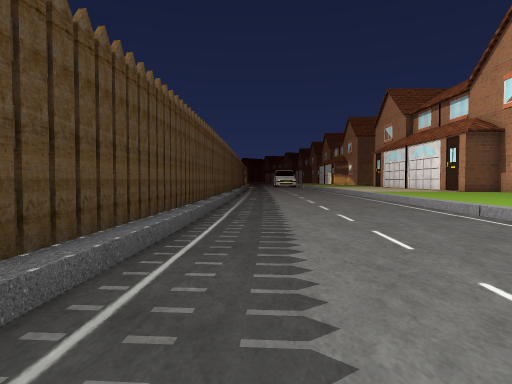
View 1 (above)

19 first-person views from a walk through a scene from a Unity 3-D project. The camera is 1.5 m above the floor, tilts 2° down and sees 75° across. Doors are open. The floor is counted in squares, 2 m on a side. Each view is taken from the middle of a square. On the plan, view 1 faces up. The plan holds only what a view shows up to about 11 squares ahead; the rest is blank. The place goes on beyond the plan. The player character is not drawn. Some animated figures are left out. Some surface patterns are stand-ins.

View 2
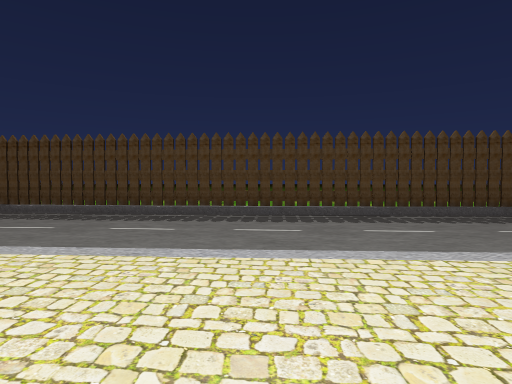

View 3
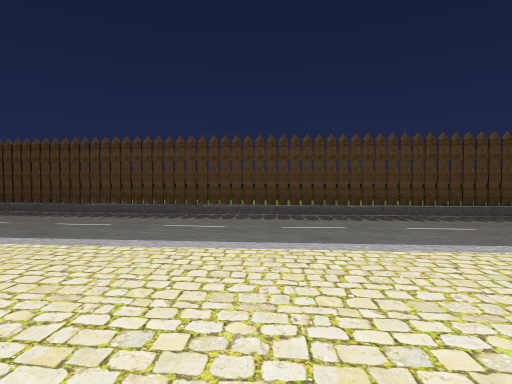

View 4
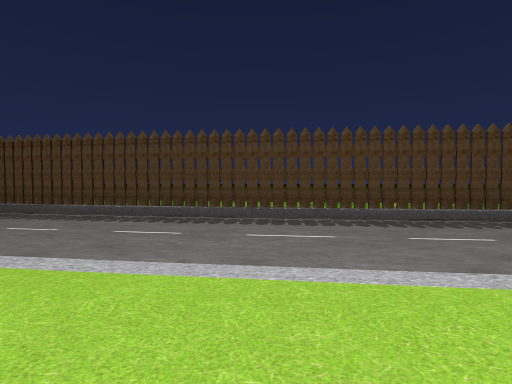

View 5
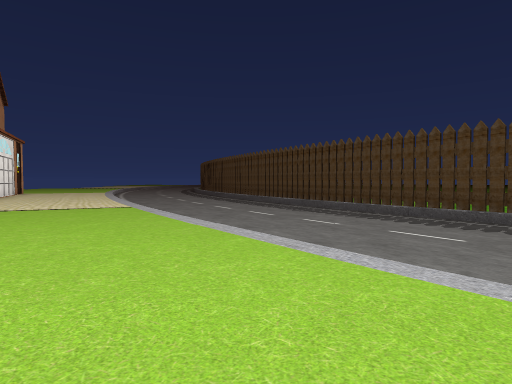

View 6
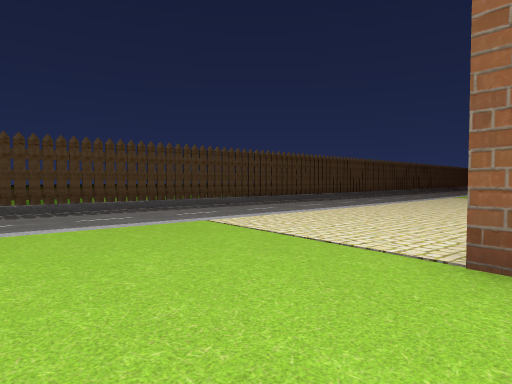

View 7
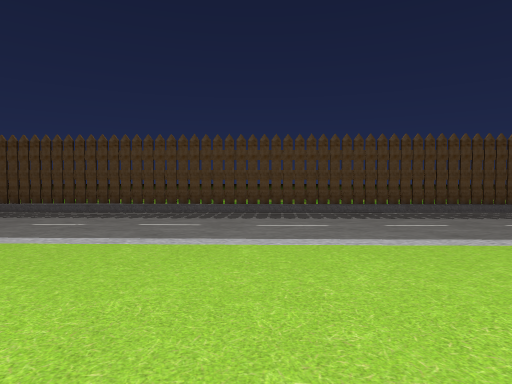

View 8
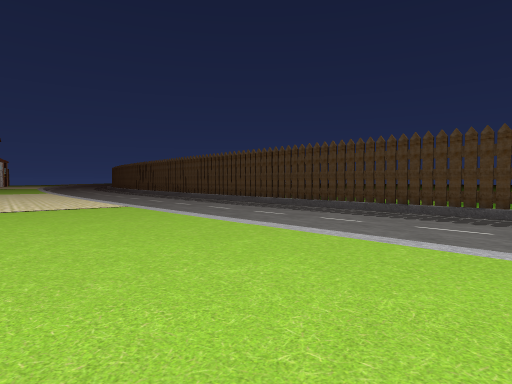

View 9
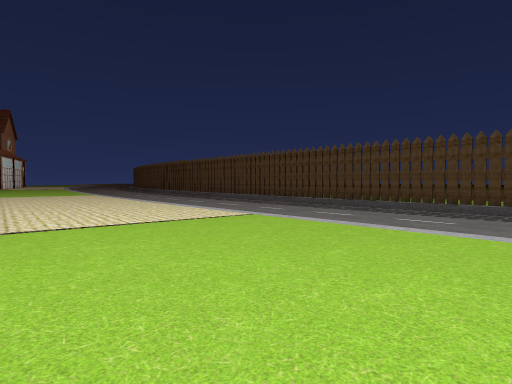

View 10
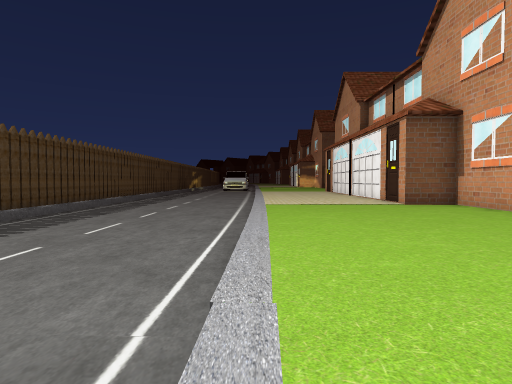

View 11
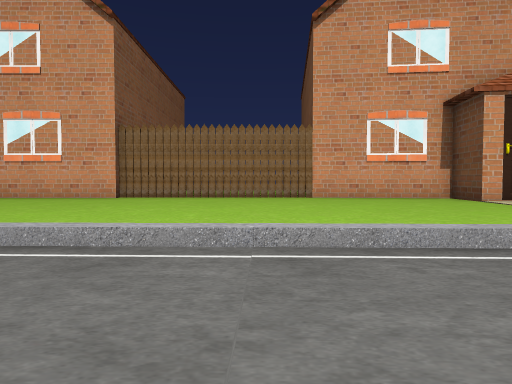

View 12
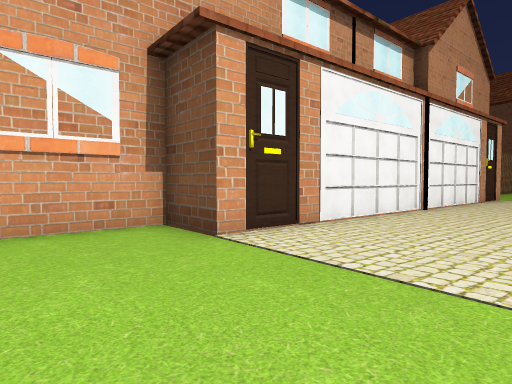

View 13
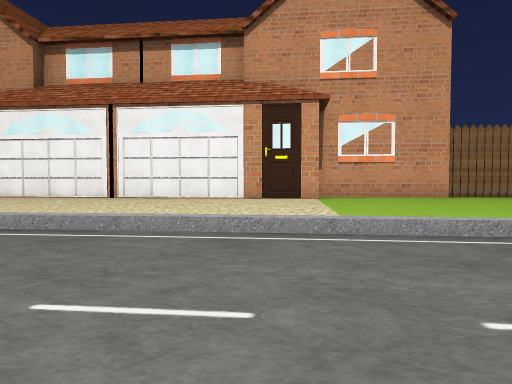

View 14
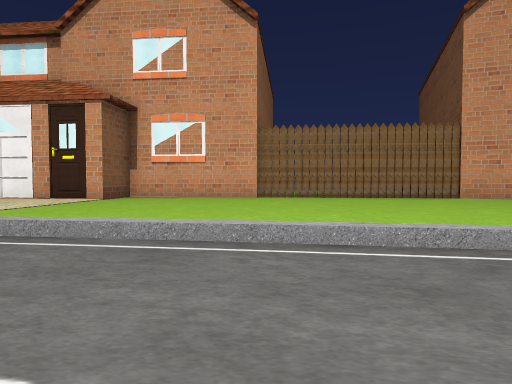

View 15
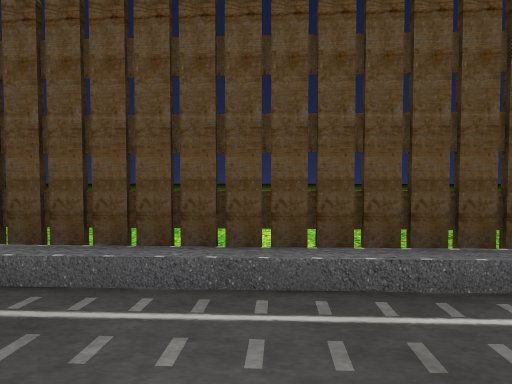

View 16
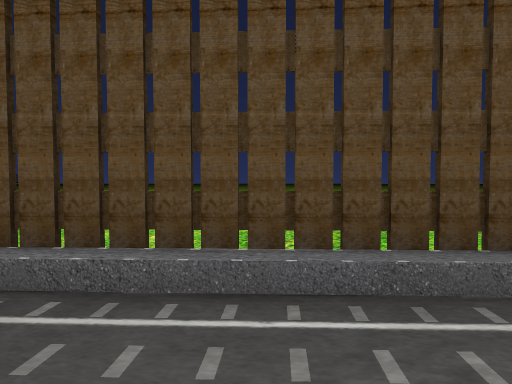

View 17
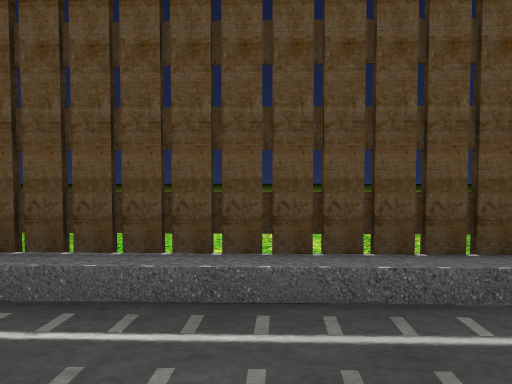

View 18
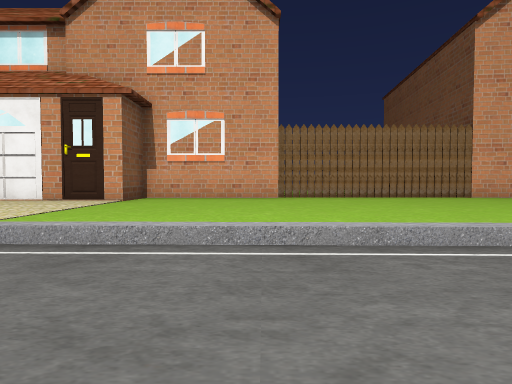

View 19
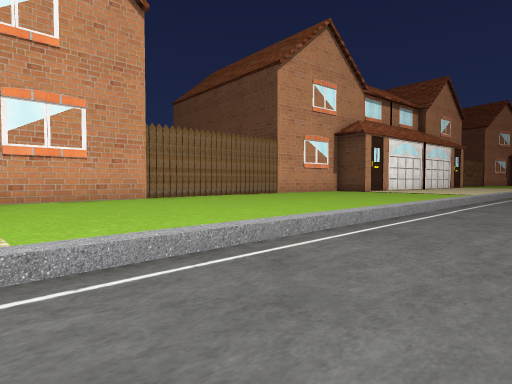

### Floor plan
Key: @ floor where view 1 was taken; # wall or solid block; . main floor; - floor 0.5 m lower than the main floor; / step, stairs or slope; v drop or lower ground; O other object.
Columns run from 5 left of view 1 to 12 right of it. Each row starts with its distance up from view 1.
 16    #/-----//...###
 15 v  #/-----/......#
 14 vv  /-----/......#
 13 vv #/-----/......#
 12 vv #/-----/......#
 11 vv #/-----/......#
 10 vv v/-----/......#
  9 vv #/-----/......#
  8 vv #/-----/......#
  7 vv #/-----.......#
  6 vv v/-----.......#
  5 vv #/-----.......#
  4 vv #/-----.......#
  3 vv #/-----.......#
  2 vv v------.......#
  1 v  #------.....###
  0 v  #-@----.....#
 -1 v  #------.....#
 -2    #------.....#
 -3    #------....v
 -4    #-----/....#
 -5   #/-----/....O
 -6    /-----/....#
 -7   #/-----/....#
 -8   #/-----/....#
 -9   #/-----/....#
-10   #/-----.....##
-11   #------......#
-12   #------......#
-13   v------......#
-14  #/-----/......#
-15  v/-----/......#
-16  #/-----/......#
-17  #/-----.......#
-18  #------.......#
-19  #------.......#
-20  /-----/.......#
-21 #/-----/... ..##

Where each view was taken, in squares from view 1:
view 1: 0 up, 0 right, facing up
view 2: 1 down, 8 right, facing left
view 3: 7 down, 8 right, facing left
view 4: 14 down, 6 right, facing left
view 5: 14 down, 6 right, facing down-left
view 6: 14 down, 9 right, facing up-left
view 7: 11 up, 9 right, facing left
view 8: 11 up, 9 right, facing down-left
view 9: 7 up, 10 right, facing down-left
view 10: 5 up, 5 right, facing up
view 11: 7 up, 1 right, facing right
view 12: 4 up, 6 right, facing down-right
view 13: 9 down, 1 left, facing right
view 14: 15 down, 1 left, facing right
view 15: 3 up, 1 right, facing left
view 16: 5 up, 1 right, facing left
view 17: 11 up, 1 right, facing left
view 18: 12 up, 1 right, facing right
view 19: 16 up, 2 right, facing down-right
